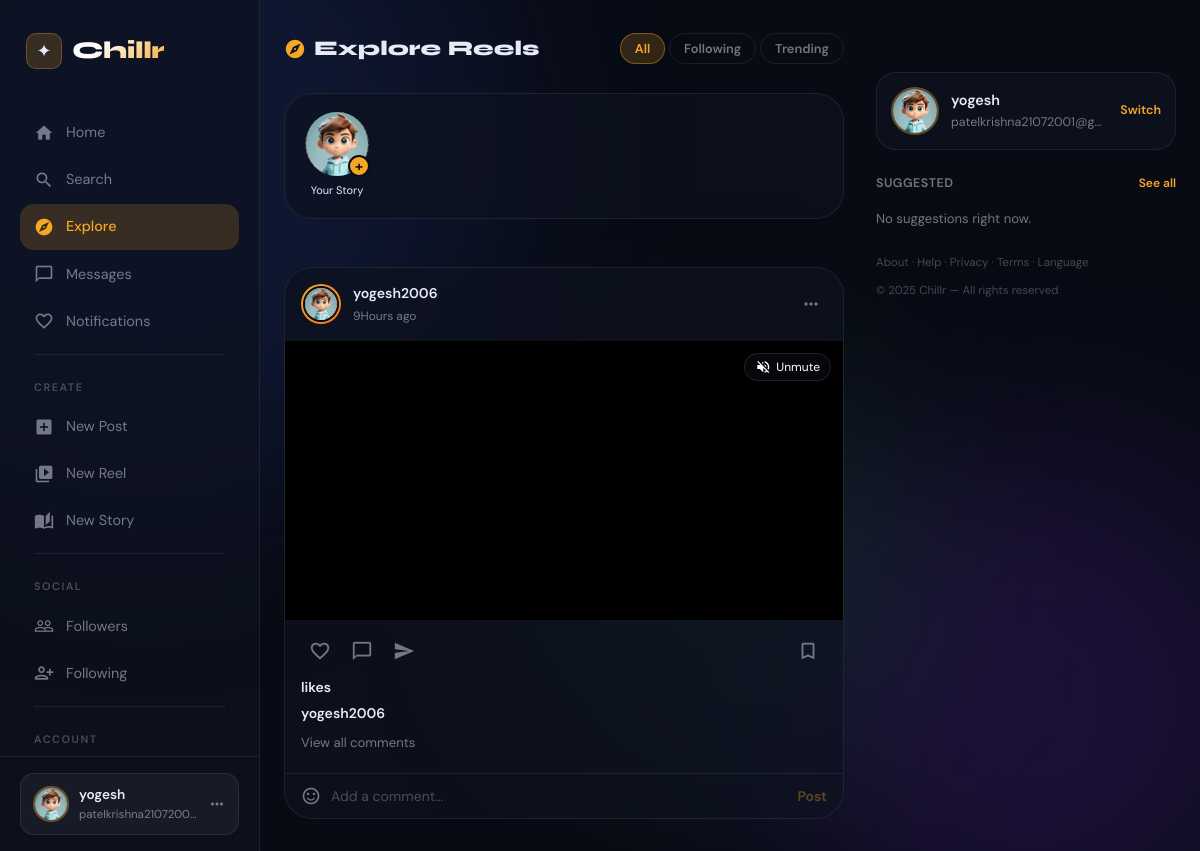
Page /reels/ (signed in) on the committed database.
### myapp/models.py (models this page shows, shortened)
class InstaUser(models.Model):
    GENDER_CHOICES = (
        ('male','Male'),
        ('female','Female'),
    )
    ACCOUNT_TYPE=(
        ('private','Private'),
        ('public',"Public")
    )
    username = models.CharField(max_length=100,unique=True)
    email = models.EmailField(unique=True)
    password = models.CharField(max_length=100)
    profile_pic = models.FileField(upload_to='profile_pics/', blank=True, null=True)
    gender = models.CharField(max_length=10,choices=GENDER_CHOICES,blank=True, null=True)
    name = models.CharField(max_length=100,blank=True, null=True)
    account_type=models.CharField(max_length=30,choices=ACCOUNT_TYPE,default="private")
    bio = models.TextField(blank=True, null=True)
    description = models.TextField(blank=True, null=True)
    otp=models.PositiveIntegerField(default=456)
    link = models.URLField(blank=True, null=True)
    created_at = models.DateTimeField(auto_now_add=True)
    updated_at = models.DateTimeField(auto_now=True)

class InstaReels(models.Model):
    user = models.ForeignKey(InstaUser, on_delete=models.CASCADE,related_name="reels")
    video = models.FileField(upload_to='posts/')
    caption = models.TextField(blank=True, null=True)
    created_at = models.DateTimeField(auto_now_add=True)
    def whenpublished(self):
            now=timezone.now()
            diff=now-self.created_at
            if diff.days==0 and diff.seconds >=0 and diff.seconds <60:
                seconds =diff.seconds
                if seconds ==1:
                    return str(seconds) +"second ago"
                else:
                    return str(seconds) + "seconds ago"
            if diff.days==0 and diff.seconds >=60 and diff.seconds < 3600:
                minutes= math.floor(diff.seconds/60)
                if minutes==1:
                    return str(minutes)+ "minute ago"
                else:
                    return str(minutes) + "minutes ago"
            if diff.days==0 and diff.seconds >=3600 and diff.seconds <86400:
                hours=math.floor(diff.seconds/3600)
                if hours==1:
                    return str(hours)+"Hour ago"
                else:
                    return str(hours)+"Hours ago"

### myapp/views.py (the view)
    def wrapper(request,*args,**kwargs):
        if "email" in request.session:
            try:
                uid = InstaUser.objects.get(email = request.session['email'])
                request.uid = uid
                return view_function(request,*args,**kwargs)
            except InstaUser.DoesNotExist:
                return redirect("login")
        return redirect("login")

### myapp/views.py (called while the page is built)
def checkLoggin(view_function):
    def wrapper(request,*args,**kwargs):
        if "email" in request.session:
            try:
                uid = InstaUser.objects.get(email = request.session['email'])
                request.uid = uid
                return view_function(request,*args,**kwargs)
            except InstaUser.DoesNotExist:
                return redirect("login")
        return redirect("login")
    return wrapper

@checkLoggin
def reels(request):
    uid=request.uid
    post_all=InstaReels.objects.all().order_by("-created_at")
    context={
        'uid':uid,
        "post_all":post_all
    }
    return render(request,"myapp/reels.html",context)

### myapp/templates/myapp/reels.html (shortened to what this page needs)
{% extends 'myapp/base.html' %}
{% load static %}
{% block content %}
<main class="reels-page">
    <div class="reels-feed">
        <div class="reels-heading">
            <div class="reels-heading-title">
                <span class="material-icons">explore</span>
                Explore Reels
            </div>
            <div class="reel-tab-row">
                <button class="reel-tab active">All</button>
                <button class="reel-tab">Following</button>
                <button class="reel-tab">Trending</button>
            </div>
        </div>
        <div class="stories-wrap">
            <div class="stories-row">
                <a href="{% url 'create_story' %}" class="story-item" style="text-decoration:none;">
                    <div class="story-own-ring">
                        <img src="{{ uid.profile_pic.url }}" alt="{{ uid.username }}">
                        <div class="story-add-badge">+</div>
                    </div>
                    <span class="story-label own">Your Story</span>
                </a>
            </div>
        </div>
        {% for post in post_all %}
        <article class="reel-card" data-reel-id="{{ post.id }}">
            <div class="reel-header">
                <div class="reel-user">
                    <div class="reel-avatar-ring">
                        <img src="{{ post.user.profile_pic.url }}" alt="{{ post.user.username }}">
                    </div>
                    <div>
                        <span class="reel-username">{{ post.user.username }}</span>
                        <span class="reel-time">{{ post.whenpublished }}</span>
                    </div>
                </div>
                <div class="reel-menu">
                    <span class="material-icons reel-menu-btn">more_horiz</span>
                </div>
            </div>
            <div class="reel-video-wrap" data-wrap>
                <video
                    src="{{ post.video.url }}"
                    class="reel-video"
                    autoplay muted loop playsinline
                    preload="metadata"
                ></video>
                <button class="reel-mute-btn" data-mute-btn type="button">
                    <span class="material-icons" data-mute-icon>volume_off</span>
                    <span data-mute-label>Unmute</span>
                </button>
            </div>
            <div class="reel-actions">
                <div class="reel-action-group">
                    <a href="{% url 'like_unlike' pk=post.id %}" class="reel-action-btn like-btn">
                        <span class="material-icons">favorite_border</span>
                    </a>
                    <button class="reel-action-btn">
                        <span class="material-icons">chat_bubble_outline</span>
                    </button>
                    <button class="reel-action-btn">
                        <span class="material-icons">send</span>
                    </button>
                </div>
                <button class="reel-action-btn reel-save-btn">
                    <span class="material-icons">bookmark_border</span>
                </button>
            </div>
            <div class="reel-meta">
                <div class="reel-likes">{{ post.liked_post.count }} likes</div>
                <p class="reel-caption">
                    <span class="cap-user">{{ post.user.username }}</span>
                </p>
                <div class="reel-comments-wrap">
                    <button class="view-reel-comments">View all comments</button>
                </div>
            </div>
            <div class="reel-comment-bar">
                <span class="material-icons">sentiment_satisfied_alt</span>
                <form class="comment-form" style="flex:1;display:flex;align-items:center;gap:10px;">
                    <input type="text" class="reel-comment-input" placeholder="Add a comment…" autocomplete="off">
                    <button type="submit" class="reel-post-btn">Post</button>
                </form>
            </div>
        </article>
        {% endfor %}
    </div>
    <aside class="right-sidebar">
        <div class="rs-user-card">
            <img src="{{ uid.profile_pic.url }}" alt="{{ uid.username }}" class="rs-avatar">
            <div class="rs-user-info">
                <div class="rs-username">{{ uid.username }}</div>
                <div class="rs-email">{{ uid.email }}</div>
            </div>
            <a href="{% url 'logout' %}" class="rs-switch">Switch</a>
        </div>
        <div class="rs-section-head">
            <span class="rs-section-title">Suggested</span>
            <a href="#" class="rs-see-all">See all</a>
        </div>
        <div class="rs-suggest-list">
            {% for u in all_user %}
            <div class="rs-suggest-item">
                <img src="{{ u.profile_pic.url }}" alt="{{ u.username }}" class="rs-suggest-avatar">
                <div class="rs-suggest-info">
                    <span class="rs-suggest-name">{{ u.username }}</span>
                    <span class="rs-suggest-sub">{{ u.name|default:"Suggested for you" }}</span>
                </div>
                <button class="rs-follow-btn">Follow</button>
            </div>
            {% empty %}
            <p style="font-size:0.82rem;color:var(--text-muted);">No suggestions right now.</p>
            {% endfor %}
        </div>
        <div class="rs-footer">
            <p>About &middot; Help &middot; Privacy &middot; Terms &middot; Language</p>
            <p>&copy; 2025 Chillr &mdash; All rights reserved</p>
        </div>
    </aside>
</main>
{% endblock %}

### myapp/templates/myapp/base.html (shortened to what this page needs)
{% load static %}
<!DOCTYPE html>
<html lang="en">
<head>
    <link rel="stylesheet" href="{% static 'myapp/css/style.css' %}">
    <link rel="stylesheet" href="{% static 'myapp/css/create_post.css' %}">
    <link rel="stylesheet" href="{% static 'myapp/css/chat.css' %}">
</head>
<body>
<div class="blobs" aria-hidden="true">
    <div class="blob blob-1"></div>
    <div class="blob blob-2"></div>
</div>
<div class="app-shell">
    <aside class="sidebar" id="sidebar">
        <div class="sidebar-top">
            <a href="{% url 'home' %}" class="sidebar-brand">
                <div class="sidebar-brand-logo">✦</div>
                <span class="sidebar-brand-name">Chillr</span>
            </a>
            <nav class="sidebar-nav">
                <a href="{% url 'home' %}"
                   class="nav-item {% if request.resolver_match.url_name == 'home' %}active{% endif %}">
                    <span class="material-icons">home</span>
                    Home
                </a>
                <a href="#"
                   class="nav-item {% if request.resolver_match.url_name == 'explore' %}active{% endif %}">
                    <span class="material-icons">search</span>
                    Search
                </a>
                <a href="{% url 'reels' %}"
                   class="nav-item {% if request.resolver_match.url_name == 'reels' %}active{% endif %}">
                    <span class="material-icons">explore</span>
                    Explore
                </a>
                <a href="{% url 'chat_screen' %}"
                   class="nav-item {% if request.resolver_match.url_name == 'chat_screen' %}active{% endif %}">
                    <span class="material-icons">chat_bubble_outline</span>
                    Messages
                </a>
                <a href="{% url 'notifications' %}"
                   class="nav-item {% if request.resolver_match.url_name == 'notifications' %}active{% endif %}">
                    <span class="material-icons">favorite_border</span>
                    Notifications
                </a>
                <div class="nav-divider"></div>
                <div class="nav-section-label">Create</div>
                <a href="{% url 'create-post' %}"
                   class="nav-item {% if request.resolver_match.url_name == 'create-post' %}active{% endif %}">
                    <span class="material-icons">add_box</span>
                    New Post
                </a>
                <a href="{% url 'create_reels' %}"
                   class="nav-item {% if request.resolver_match.url_name == 'create_reels' %}active{% endif %}">
                    <span class="material-icons">video_library</span>
                    New Reel
                </a>
                <a href="{% url 'create_story' %}"
                   class="nav-item {% if request.resolver_match.url_name == 'create_story' %}active{% endif %}">
                    <span class="material-icons">auto_stories</span>
                    New Story
                </a>
                <div class="nav-divider"></div>
                <div class="nav-section-label">Social</div>
                <a href="{% url 'followers' %}"
                   class="nav-item {% if request.resolver_match.url_name == 'followers' %}active{% endif %}">
                    <span class="material-icons">people_outline</span>
                    Followers
                </a>
                <a href="{% url 'following' %}"
                   class="nav-item {% if request.resolver_match.url_name == 'following' %}active{% endif %}">
                    <span class="material-icons">person_add_alt</span>
                    Following
                </a>
                <div class="nav-divider"></div>
                <div class="nav-section-label">Account</div>
            </nav>
        </div>
        <div class="sidebar-user">
            <a href="{% url 'profile' %}" class="sidebar-user-card" style="text-decoration:none;">
                <img src="{{ uid.profile_pic.url }}" alt="" class="sidebar-user-avatar">
                <div class="sidebar-user-info">
                    <div class="sidebar-user-name">{{ uid.username }}</div>
                    <div class="sidebar-user-email">{{ uid.email }}</div>
                </div>
                <span class="material-icons sidebar-user-more" style="font-size:18px;">more_horiz</span>
            </a>
        </div>
    </aside>
    <div class="main-wrapper">
        {% block content %}{% endblock %}
    </div>
</div>
</body>
</html>

### rows in the picture
InstaUser: profile_pic (picture), username "yogesh", email "patelkrishna2107200…", email "patelkrishna21072001@g…"
InstaReels: user.profile_pic (picture), user.username "yogesh2006", whenpublished "9Hours ago"
